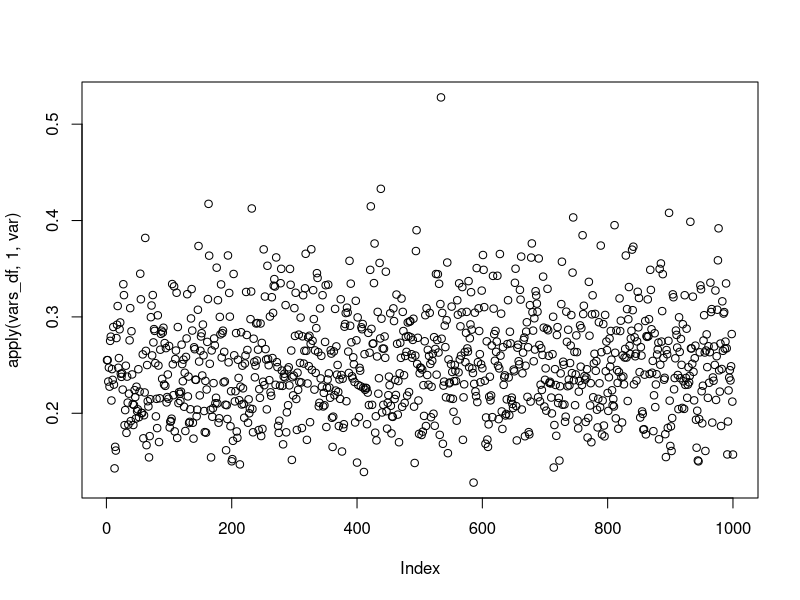
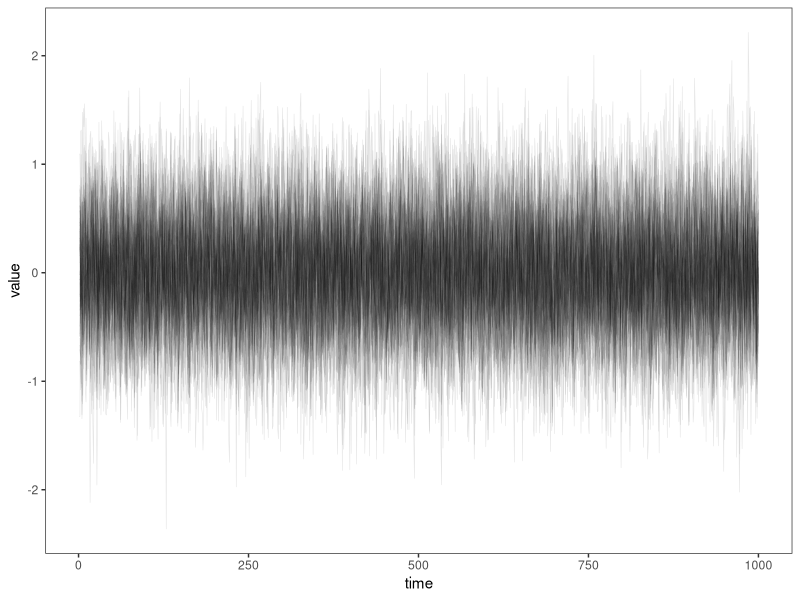

The R source for these figures, in order:
t <- 1000  # The sample size of the model
n <- 50  # The repeated VARs we want to obtain and average
vars_df <- data.frame(matrix(ncol=n,nrow=(t)))

{
  start.time <- Sys.time()
  for (x in 1:n){
    
    yt <- 0
    et <- rnorm(t, mean = 0, sd =sqrt(0.5))  # Generating error terms
    yt <- (et[1] + et[2])/2 # Initializing the time series
    vars_df[1,x] = yt[1]
    
    #Generating the time series
    for (i in 2:t) {
      yt[i] <- (et[i]+et[(i-1)])/2
      vars_df[(i),x] = yt[i]
    }
    
    
  }
  
  
  end.time <- Sys.time()
  time.taken <- end.time - start.time
  
}
time.taken

#Proof that the mean oscilates around zero   
mean(apply(vars_df, 1, var))
plot(apply(vars_df, 1, var))

#Graphs of the time series
{
  library(ggplot2)
  library(reshape2)
  
  vars_df <- t(vars_df)
  rownames(vars_df) <- paste("trial", seq(n), sep = "")
  colnames(vars_df) <- paste("time", seq(t), sep = "")
  
  dat <- as.data.frame(vars_df)
  dat$trial <- rownames(dat)
  mdat <- melt(dat, id.vars = "trial")
  mdat$time <- as.numeric(gsub("time", "", mdat$variable))
  
  
  ggplot(mdat, aes(x=time, y=value, group=trial)) +
    theme_bw() +
    theme(panel.grid=element_blank()) +
    geom_line(size=0.2, alpha=0.1)
}
